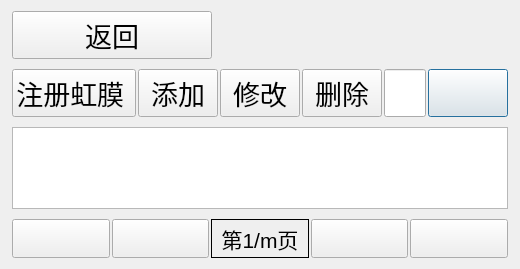
<?xml version="1.0" encoding="UTF-8"?>
<ui version="4.0">
 <class>PersonManage</class>
 <widget class="QDialog" name="PersonManage">
  <property name="geometry">
   <rect>
    <x>0</x>
    <y>0</y>
    <width>497</width>
    <height>269</height>
   </rect>
  </property>
  <property name="sizePolicy">
   <sizepolicy hsizetype="Preferred" vsizetype="Expanding">
    <horstretch>0</horstretch>
    <verstretch>0</verstretch>
   </sizepolicy>
  </property>
  <property name="font">
   <font>
    <pointsize>20</pointsize>
   </font>
  </property>
  <property name="windowTitle">
   <string>MainWindow</string>
  </property>
  <property name="styleSheet">
   <string notr="true">color:rgb(0, 0, 0)</string>
  </property>
  <layout class="QGridLayout" name="gridLayout_4" rowstretch="0,0,0,0">
   <property name="leftMargin">
    <number>12</number>
   </property>
   <property name="rightMargin">
    <number>12</number>
   </property>
   <property name="horizontalSpacing">
    <number>3</number>
   </property>
   <property name="verticalSpacing">
    <number>10</number>
   </property>
   <item row="0" column="0">
    <layout class="QGridLayout" name="gridLayout" columnstretch="0,0" rowminimumheight="0" columnminimumwidth="200,0">
     <item row="0" column="0">
      <widget class="QPushButton" name="btnBack">
       <property name="sizePolicy">
        <sizepolicy hsizetype="Minimum" vsizetype="Fixed">
         <horstretch>0</horstretch>
         <verstretch>0</verstretch>
        </sizepolicy>
       </property>
       <property name="font">
        <font>
         <pointsize>20</pointsize>
        </font>
       </property>
       <property name="text">
        <string>返回</string>
       </property>
       <property name="icon">
        <iconset resource="tx2_iris.qrc">
         <normaloff>:/image/返回.png</normaloff>:/image/返回.png</iconset>
       </property>
       <property name="iconSize">
        <size>
         <width>40</width>
         <height>40</height>
        </size>
       </property>
      </widget>
     </item>
     <item row="0" column="1">
      <spacer name="horizontalSpacer">
       <property name="orientation">
        <enum>Qt::Horizontal</enum>
       </property>
       <property name="sizeHint" stdset="0">
        <size>
         <width>40</width>
         <height>20</height>
        </size>
       </property>
      </spacer>
     </item>
    </layout>
   </item>
   <item row="3" column="0">
    <layout class="QGridLayout" name="gridLayout_2" rowstretch="0" rowminimumheight="0">
     <property name="horizontalSpacing">
      <number>2</number>
     </property>
     <property name="verticalSpacing">
      <number>1</number>
     </property>
     <item row="0" column="3">
      <widget class="QPushButton" name="btnNextPage">
       <property name="sizePolicy">
        <sizepolicy hsizetype="Expanding" vsizetype="Preferred">
         <horstretch>0</horstretch>
         <verstretch>0</verstretch>
        </sizepolicy>
       </property>
       <property name="font">
        <font>
         <pointsize>20</pointsize>
        </font>
       </property>
       <property name="text">
        <string/>
       </property>
       <property name="icon">
        <iconset resource="tx2_iris.qrc">
         <normaloff>:/image/下一页.png</normaloff>:/image/下一页.png</iconset>
       </property>
       <property name="iconSize">
        <size>
         <width>40</width>
         <height>40</height>
        </size>
       </property>
       <property name="default">
        <bool>false</bool>
       </property>
      </widget>
     </item>
     <item row="0" column="0">
      <widget class="QPushButton" name="btnHeadtPage">
       <property name="enabled">
        <bool>true</bool>
       </property>
       <property name="sizePolicy">
        <sizepolicy hsizetype="Expanding" vsizetype="Preferred">
         <horstretch>0</horstretch>
         <verstretch>0</verstretch>
        </sizepolicy>
       </property>
       <property name="font">
        <font>
         <pointsize>20</pointsize>
        </font>
       </property>
       <property name="text">
        <string/>
       </property>
       <property name="icon">
        <iconset resource="tx2_iris.qrc">
         <normaloff>:/image/第一页 (1).png</normaloff>:/image/第一页 (1).png</iconset>
       </property>
       <property name="iconSize">
        <size>
         <width>40</width>
         <height>40</height>
        </size>
       </property>
      </widget>
     </item>
     <item row="0" column="2">
      <widget class="QLabel" name="labPageInfo">
       <property name="sizePolicy">
        <sizepolicy hsizetype="Expanding" vsizetype="Preferred">
         <horstretch>0</horstretch>
         <verstretch>0</verstretch>
        </sizepolicy>
       </property>
       <property name="font">
        <font>
         <pointsize>16</pointsize>
        </font>
       </property>
       <property name="frameShape">
        <enum>QFrame::Panel</enum>
       </property>
       <property name="text">
        <string>第1/m页</string>
       </property>
       <property name="alignment">
        <set>Qt::AlignCenter</set>
       </property>
      </widget>
     </item>
     <item row="0" column="1">
      <widget class="QPushButton" name="btnPreviousPage">
       <property name="sizePolicy">
        <sizepolicy hsizetype="Expanding" vsizetype="Preferred">
         <horstretch>0</horstretch>
         <verstretch>0</verstretch>
        </sizepolicy>
       </property>
       <property name="font">
        <font>
         <pointsize>20</pointsize>
        </font>
       </property>
       <property name="text">
        <string/>
       </property>
       <property name="icon">
        <iconset resource="tx2_iris.qrc">
         <normaloff>:/image/上一页.png</normaloff>:/image/上一页.png</iconset>
       </property>
       <property name="iconSize">
        <size>
         <width>40</width>
         <height>40</height>
        </size>
       </property>
      </widget>
     </item>
     <item row="0" column="4">
      <widget class="QPushButton" name="btnTailPage">
       <property name="sizePolicy">
        <sizepolicy hsizetype="Expanding" vsizetype="Preferred">
         <horstretch>0</horstretch>
         <verstretch>0</verstretch>
        </sizepolicy>
       </property>
       <property name="font">
        <font>
         <pointsize>20</pointsize>
        </font>
       </property>
       <property name="contextMenuPolicy">
        <enum>Qt::NoContextMenu</enum>
       </property>
       <property name="text">
        <string/>
       </property>
       <property name="icon">
        <iconset resource="tx2_iris.qrc">
         <normaloff>:/image/第一页 (3).png</normaloff>:/image/第一页 (3).png</iconset>
       </property>
       <property name="iconSize">
        <size>
         <width>40</width>
         <height>40</height>
        </size>
       </property>
      </widget>
     </item>
    </layout>
   </item>
   <item row="1" column="0">
    <layout class="QHBoxLayout" name="horizontalLayout">
     <property name="spacing">
      <number>2</number>
     </property>
     <item>
      <widget class="QPushButton" name="btnEnrollIris">
       <property name="sizePolicy">
        <sizepolicy hsizetype="Expanding" vsizetype="Preferred">
         <horstretch>0</horstretch>
         <verstretch>0</verstretch>
        </sizepolicy>
       </property>
       <property name="font">
        <font>
         <pointsize>20</pointsize>
        </font>
       </property>
       <property name="text">
        <string>注册虹膜 </string>
       </property>
      </widget>
     </item>
     <item>
      <widget class="QPushButton" name="btnAdd">
       <property name="sizePolicy">
        <sizepolicy hsizetype="Expanding" vsizetype="Preferred">
         <horstretch>0</horstretch>
         <verstretch>0</verstretch>
        </sizepolicy>
       </property>
       <property name="font">
        <font>
         <pointsize>20</pointsize>
        </font>
       </property>
       <property name="text">
        <string>添加</string>
       </property>
      </widget>
     </item>
     <item>
      <widget class="QPushButton" name="btnEdit">
       <property name="sizePolicy">
        <sizepolicy hsizetype="Expanding" vsizetype="Preferred">
         <horstretch>0</horstretch>
         <verstretch>0</verstretch>
        </sizepolicy>
       </property>
       <property name="font">
        <font>
         <pointsize>20</pointsize>
        </font>
       </property>
       <property name="inputMethodHints">
        <set>Qt::ImhNone</set>
       </property>
       <property name="text">
        <string>修改</string>
       </property>
      </widget>
     </item>
     <item>
      <widget class="QPushButton" name="btnDelete">
       <property name="sizePolicy">
        <sizepolicy hsizetype="Expanding" vsizetype="Preferred">
         <horstretch>0</horstretch>
         <verstretch>0</verstretch>
        </sizepolicy>
       </property>
       <property name="font">
        <font>
         <pointsize>20</pointsize>
        </font>
       </property>
       <property name="text">
        <string>删除</string>
       </property>
       <property name="iconSize">
        <size>
         <width>30</width>
         <height>30</height>
        </size>
       </property>
      </widget>
     </item>
     <item>
      <widget class="QLineEdit" name="txtKeyWords">
       <property name="sizePolicy">
        <sizepolicy hsizetype="Expanding" vsizetype="Preferred">
         <horstretch>0</horstretch>
         <verstretch>0</verstretch>
        </sizepolicy>
       </property>
       <property name="font">
        <font>
         <pointsize>20</pointsize>
        </font>
       </property>
      </widget>
     </item>
     <item>
      <widget class="QPushButton" name="btnFind">
       <property name="sizePolicy">
        <sizepolicy hsizetype="Expanding" vsizetype="Preferred">
         <horstretch>0</horstretch>
         <verstretch>0</verstretch>
        </sizepolicy>
       </property>
       <property name="text">
        <string/>
       </property>
       <property name="icon">
        <iconset resource="tx2_iris.qrc">
         <normaloff>:/image/查找.png</normaloff>:/image/查找.png</iconset>
       </property>
       <property name="iconSize">
        <size>
         <width>40</width>
         <height>40</height>
        </size>
       </property>
       <property name="default">
        <bool>true</bool>
       </property>
      </widget>
     </item>
    </layout>
   </item>
   <item row="2" column="0">
    <widget class="QTableView" name="tblResult">
     <property name="font">
      <font>
       <family>Ubuntu</family>
       <pointsize>16</pointsize>
       <weight>50</weight>
       <italic>false</italic>
       <bold>false</bold>
       <kerning>false</kerning>
      </font>
     </property>
     <property name="styleSheet">
      <string notr="true">color:rgb(0,0,0);
font: 16pt &quot;Ubuntu&quot;;</string>
     </property>
     <property name="editTriggers">
      <set>QAbstractItemView::NoEditTriggers</set>
     </property>
     <property name="sortingEnabled">
      <bool>true</bool>
     </property>
     <property name="wordWrap">
      <bool>false</bool>
     </property>
     <attribute name="horizontalHeaderCascadingSectionResizes">
      <bool>false</bool>
     </attribute>
     <attribute name="horizontalHeaderDefaultSectionSize">
      <number>30</number>
     </attribute>
     <attribute name="horizontalHeaderHighlightSections">
      <bool>false</bool>
     </attribute>
     <attribute name="horizontalHeaderMinimumSectionSize">
      <number>30</number>
     </attribute>
     <attribute name="horizontalHeaderStretchLastSection">
      <bool>false</bool>
     </attribute>
     <attribute name="verticalHeaderCascadingSectionResizes">
      <bool>false</bool>
     </attribute>
     <attribute name="verticalHeaderDefaultSectionSize">
      <number>35</number>
     </attribute>
     <attribute name="verticalHeaderHighlightSections">
      <bool>false</bool>
     </attribute>
     <attribute name="verticalHeaderMinimumSectionSize">
      <number>35</number>
     </attribute>
     <attribute name="verticalHeaderStretchLastSection">
      <bool>false</bool>
     </attribute>
    </widget>
   </item>
  </layout>
 </widget>
 <tabstops>
  <tabstop>txtKeyWords</tabstop>
  <tabstop>btnFind</tabstop>
  <tabstop>btnEnrollIris</tabstop>
  <tabstop>btnAdd</tabstop>
  <tabstop>btnEdit</tabstop>
  <tabstop>btnDelete</tabstop>
  <tabstop>tblResult</tabstop>
  <tabstop>btnHeadtPage</tabstop>
  <tabstop>btnPreviousPage</tabstop>
  <tabstop>btnNextPage</tabstop>
  <tabstop>btnTailPage</tabstop>
  <tabstop>btnBack</tabstop>
 </tabstops>
 <resources>
  <include location="tx2_iris.qrc"/>
 </resources>
 <connections/>
</ui>
